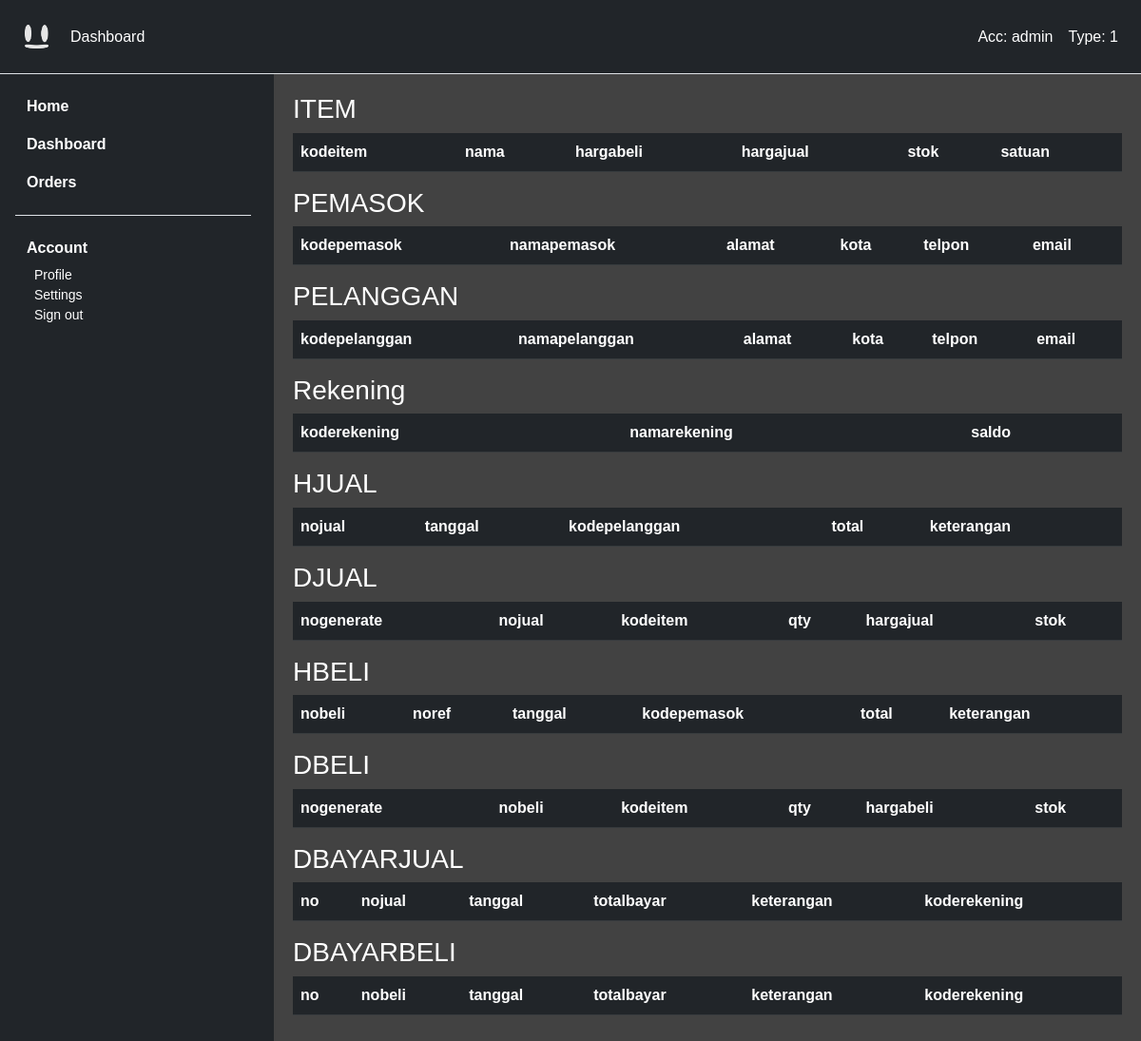
Before: /dashboard/?tview=all (signed in) with the older database file.
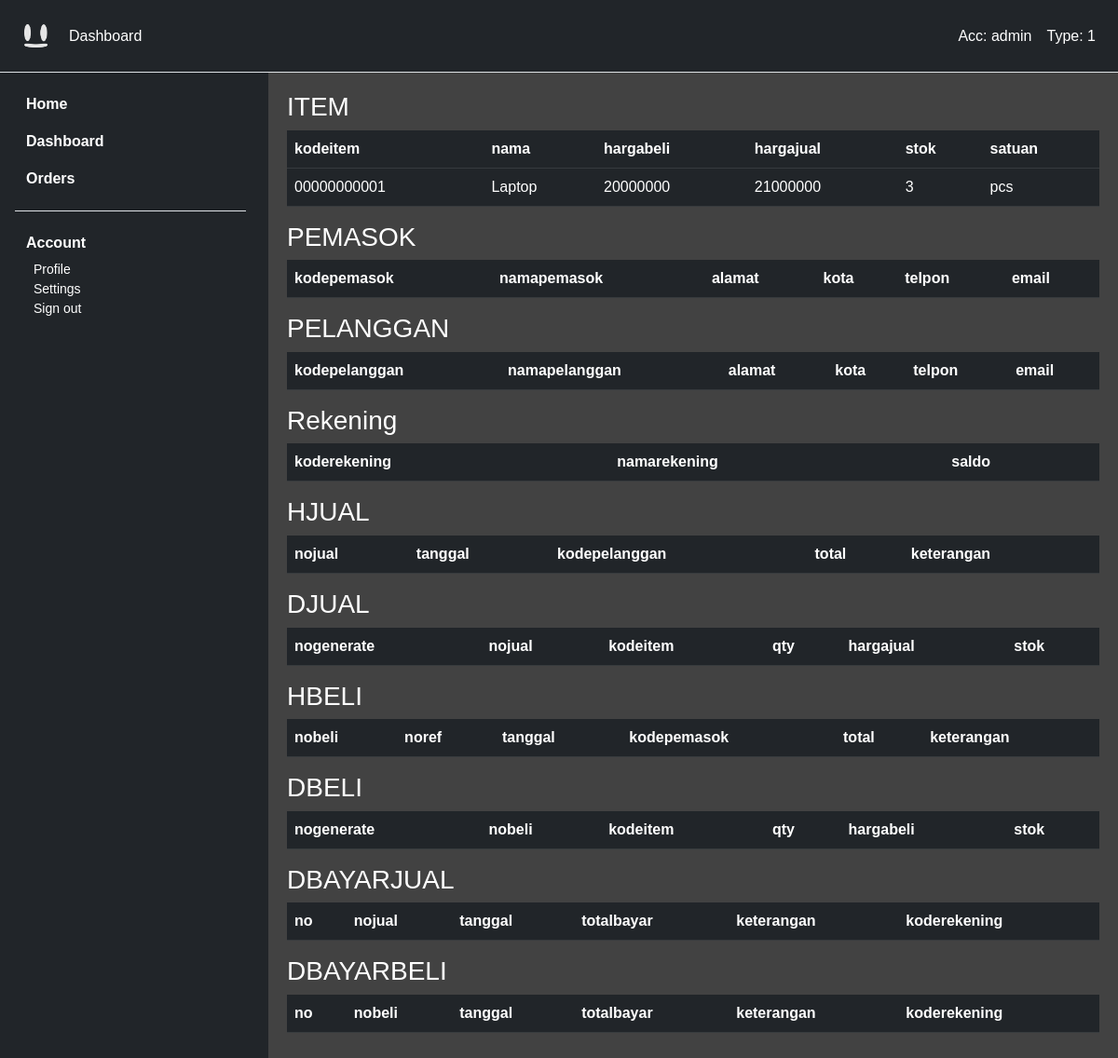
After: the same page with the newer database file.
### tables this page shows
CREATE TABLE item (
    kodeitem VARCHAR(5) PRIMARY KEY,
    nama VARCHAR(255),
    hargabeli DOUBLE,
    hargajual DOUBLE,
    stok DOUBLE,
    satuan VARCHAR(10)
);

### php-component/table.php (the view, shortened to what this page needs)
<?php
function connect_db() {
    $db = new SQLite3('../db/database.db');
    return $db;
}
function makeTable() {
    $db = connect_db();
    echo "<h3>ITEM</h3>";
    echo "<table class='table table-dark'>";
    echo "<thead>";
    echo "<tr>";
    echo "<th>kodeitem</th>";
    echo "<th>nama</th>";
    echo "<th>hargabeli</th>";
    echo "<th>hargajual</th>";
    echo "<th>stok</th>";
    echo "<th>satuan</th>";
    echo "</tr>";
    echo "</thead>";
    echo "<tbody>";
    $results = $db->query("select * from item;");
    while ($row= $results->fetchArray()) {
        echo "<tr>";
        echo "<td>" . $row["kodeitem"] . "</td>";
        echo "<td>" . $row["nama"] . "</td>";
        echo "<td>" . $row["hargabeli"] . "</td>";
        echo "<td>" . $row["hargajual"] . "</td>";
        echo "<td>" . $row["stok"] . "</td>";
        echo "<td>" . $row["satuan"] . "</td>";
        echo "</tr>";
    }
    echo "</tbody>";
    echo "</table>";
    echo "<h3>PEMASOK</h3>";
    echo "<table class='table table-dark'>";
    echo "<thead>";
    echo "<tr>";
    echo "<th>kodepemasok</th>";
    echo "<th>namapemasok</th>";
    echo "<th>alamat</th>";
    echo "<th>kota</th>";
    echo "<th>telpon</th>";
    echo "<th>email</th>";
    echo "</tr>";
    echo "</thead>";
    echo "</table>";
    echo "<h3>PELANGGAN</h3>";
    echo "<table class='table table-dark'>";
    echo "<thead>";
    echo "<tr>";
    echo "<th>kodepelanggan</th>";
    echo "<th>namapelanggan</th>";
    echo "<th>alamat</th>";
    echo "<th>kota</th>";
    echo "<th>telpon</th>";
    echo "<th>email</th>";
    echo "</tr>";
    echo "</thead>";
    echo "</table>";
    echo "<h3>Rekening</h3>";
    echo "<table class='table table-dark'>";
    echo "<thead>";
    echo "<tr>";
    echo "<th>koderekening</th>";
    echo "<th>namarekening</th>";
    echo "<th>saldo</th>";
    echo "</tr>";
    echo "</thead>";
    echo "</table>";
    echo "<h3>HJUAL</h3>";
    echo "<table class='table table-dark'>";
    echo "<thead>";
    echo "<tr>";
    echo "<th>nojual</th>";
    echo "<th>tanggal</th>";
    echo "<th>kodepelanggan</th>";
    echo "<th>total</th>";
    echo "<th>keterangan</th>";
    echo "</tr>";
    echo "</thead>";
    echo "</table>";
    echo "<h3>DJUAL</h3>";
    echo "<table class='table table-dark'>";
    echo "<thead>";
    echo "<tr>";
    echo "<th>nogenerate</th>";
    echo "<th>nojual</th>";
    echo "<th>kodeitem</th>";
    echo "<th>qty</th>";
    echo "<th>hargajual</th>";
    echo "<th>stok</th>";
    echo "</tr>";
    echo "</thead>";
    echo "</table>";
    echo "<h3>HBELI</h3>";
    echo "<table class='table table-dark'>";
    echo "<thead>";
    echo "<tr>";
    echo "<th>nobeli</th>";
    echo "<th>noref</th>";
    echo "<th>tanggal</th>";
    echo "<th>kodepemasok</th>";
    echo "<th>total</th>";
    echo "<th>keterangan</th>";
    echo "</tr>";
    echo "</thead>";
    echo "</table>";
    echo "<h3>DBELI</h3>";
    echo "<table class='table table-dark'>";
    echo "<thead>";
    echo "<tr>";
    echo "<th>nogenerate</th>";
    echo "<th>nobeli</th>";
    echo "<th>kodeitem</th>";
    echo "<th>qty</th>";
    echo "<th>hargabeli</th>";
    echo "<th>stok</th>";
    echo "</tr>";
    echo "</thead>";
    echo "</table>";
    echo "<h3>DBAYARJUAL</h3>";
    echo "<table class='table table-dark'>";
    echo "<thead>";
    echo "<tr>";
    echo "<th>no</th>";
    echo "<th>nojual</th>";
    echo "<th>tanggal</th>";
    echo "<th>totalbayar</th>";
    echo "<th>keterangan</th>";
    echo "<th>koderekening</th>";
    echo "</tr>";
    echo "</thead>";
    echo "</table>";
    echo "<h3>DBAYARBELI</h3>";
    echo "<table class='table table-dark'>";
    echo "<thead>";
    echo "<tr>";
    echo "<th>no</th>";
    echo "<th>nobeli</th>";
    echo "<th>tanggal</th>";
    echo "<th>totalbayar</th>";
    echo "<th>keterangan</th>";
    echo "<th>koderekening</th>";
    echo "</tr>";
    echo "</thead>";
    echo "</table>";
}
?>

### dashboard/index.php (shortened to what this page needs)
<!doctype html>
<html lang="en">
    <head>
        <link rel="stylesheet" href="/css/style.css" />
        <link
        href="https://cdn.jsdelivr.net/npm/bootstrap@5.2.3/dist/css/bootstrap.min.css"
        rel="stylesheet"
    />
    </head>
    <body class="dark-bg-custom">
        <div id="header">
            <?php
            include '../php-component/header.php';
            ?>
        </div>
        <div id="sidebar">
            <?php
            include '../php-component/sidebar.php';
            ?>
        </div>
        <div class="content">
            <div id="content-real">
                <?php
                include '../php-component/table.php';
                if (isset($_GET["tview"])) {
                    if ($_GET["tview"] == "all") {
                        echo "<div class='table-start' id='table-pos'>";
                        makeTable();
                        echo "</div>";
                    }
                }
                ?>
            </div>
        </div>
    </body>
</html>

### php-component/header.php
<header class="p-3 text bg-dark border-bottom">
    <div
        class="d-flex flex-wrap align-items-center justify-content-center justify-content-lg-start"
    >
        <a
            href="/index.php"
            class="d-flex align-items-center mb-2 mb-lg-0 text-white text-decoration-none"
        >
            <img src="/assets/logo.png" class="logo">
        </a>
        <ul
            class="nav col-12 col-lg-auto me-lg-auto mb-2 justify-content-center mb-md-0"
        >
            <li class="px-2 text-white nav-link">Dashboard</li>
        </ul>
        <div class="text-end">
            <ul
                class="nav col-12 col-lg-auto me-lg-auto mb-2 mb-md-0"
            >
                <?php
                $type = $_SESSION["user type"];
                $name = $_SESSION["user name"];
                echo "<li class='px-2 text-white'>Acc: " . $name . "</li>";
                echo "<li class='px-2 text-white'>Type: " . $type . "</li>";
                ?>
            </ul>
        </div>
    </div>
</header>

### php-component/sidebar.php (shortened to what this page needs)
<div class="left-bar secondary-color dark-bg-custom">
    <div class="flex-shrink-0 p-3 dark-bg-custom" style="width: 280px">
        <ul class="list-unstyled ps-0">
            <li class="mb-1 text-white">
                <button
                    class="btn btn-toggle d-inline-flex align-items-center rounded border-0 collapsed text-white fw-bold"
                    data-bs-toggle="collapse"
                    data-bs-target="#home-collapse"
                    aria-expanded="false"
                >
                    Home
                </button>
            </li>
            <li class="mb-1">
                <button
                    class="btn btn-toggle d-inline-flex align-items-center rounded border-0 collapsed text-white fw-bold"
                    data-bs-toggle="collapse"
                    data-bs-target="#dashboard-collapse"
                    aria-expanded="false"
                >
                    Dashboard
                </button>
            </li>
            <li class="mb-1">
                <button
                    class="btn btn-toggle d-inline-flex align-items-center rounded border-0 collapsed text-white fw-bold"
                    data-bs-toggle="collapse"
                    data-bs-target="#orders-collapse"
                    aria-expanded="false"
                >
                    Orders
                </button>
            </li>
            <li class="border-top my-3"></li>
            <li class="mb-1">
                <button
                    class="btn btn-toggle d-inline-flex align-items-center rounded border-0 text-white fw-bold"
                    data-bs-toggle="collapse"
                    data-bs-target="#account-collapse"
                    aria-expanded="true"
                >
                    Account
                </button>
                <div class="collapse show" id="account-collapse" style="">
                    <ul class="btn-toggle-nav list-unstyled fw-normal pb-1 small">
                        <li>
                            <a
                                href="#"
                                class="text-white d-inline-flex text-decoration-none rounded"
                            >Profile</a
                            >
                        </li>
                        <li>
                            <a
                                href="#"
                                class="text-white d-inline-flex text-decoration-none rounded"
                            >Settings</a
                            >
                        </li>
                        <li>
                            <a
                                href="/php-component/logout.php"
                                class="text-white d-inline-flex text-decoration-none rounded"
                            >Sign out</a
                            >
                        </li>
                    </ul>
                </div>
            </li>
        </ul>
    </div>
</div>

### css/style.css (style rules this page uses)
* { margin: 0px; padding: 0px; font-family: Arial, Helvetica, sans-serif; }
.dark-bg-custom { background: rgb(33, 37, 41); }
.left-bar { left: 0; position: absolute; min-width: 18rem; height: 100vh; background: rgb(33, 37, 41); color: white; }
.content { margin-left: 18rem; padding: 20px; background: #424242; color: white; min-height: 100vh; }
.logo { width: 25px !important; height: 25px !important; margin: 10px; margin-right: 15px; }
#home-collapse, #dashboard-collapse, #orders-collapse, #account-collapse { margin-left: 20px; }
body { background: #424242; color: white; }

Changed rows visible on the page:
added item: kodeitem "00000000001", nama "Laptop", hargabeli "20000000", hargajual "21000000", stok "3", satuan "pcs"
